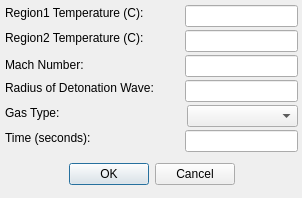
<?xml version="1.0" encoding="UTF-8"?>
<ui version="4.0">
 <class>ShockwaveParamsDlg</class>
 <widget class="QDialog" name="ShockwaveParamsDlg">
  <property name="geometry">
   <rect>
    <x>0</x>
    <y>0</y>
    <width>302</width>
    <height>198</height>
   </rect>
  </property>
  <property name="windowTitle">
   <string>Shock wave Parameters</string>
  </property>
  <widget class="QDialogButtonBox" name="btnsOkayCancel">
   <property name="geometry">
    <rect>
     <x>5</x>
     <y>160</y>
     <width>293</width>
     <height>28</height>
    </rect>
   </property>
   <property name="orientation">
    <enum>Qt::Horizontal</enum>
   </property>
   <property name="standardButtons">
    <set>QDialogButtonBox::Cancel|QDialogButtonBox::Ok</set>
   </property>
   <property name="centerButtons">
    <bool>true</bool>
   </property>
  </widget>
  <widget class="QLabel" name="label_10">
   <property name="geometry">
    <rect>
     <x>5</x>
     <y>80</y>
     <width>161</width>
     <height>16</height>
    </rect>
   </property>
   <property name="text">
    <string>Radius of Detonation Wave:</string>
   </property>
  </widget>
  <widget class="QLabel" name="label_12">
   <property name="geometry">
    <rect>
     <x>5</x>
     <y>55</y>
     <width>140</width>
     <height>20</height>
    </rect>
   </property>
   <property name="text">
    <string>Mach Number:</string>
   </property>
  </widget>
  <widget class="QLabel" name="label_15">
   <property name="geometry">
    <rect>
     <x>5</x>
     <y>105</y>
     <width>61</width>
     <height>16</height>
    </rect>
   </property>
   <property name="text">
    <string>Gas Type:</string>
   </property>
  </widget>
  <widget class="QLabel" name="label_18">
   <property name="geometry">
    <rect>
     <x>5</x>
     <y>5</y>
     <width>151</width>
     <height>16</height>
    </rect>
   </property>
   <property name="text">
    <string>Region1 Temperature (C):</string>
   </property>
  </widget>
  <widget class="QLabel" name="label_19">
   <property name="geometry">
    <rect>
     <x>5</x>
     <y>130</y>
     <width>151</width>
     <height>16</height>
    </rect>
   </property>
   <property name="text">
    <string>Time (seconds):</string>
   </property>
  </widget>
  <widget class="QLineEdit" name="edtRadiusOfDetonation">
   <property name="geometry">
    <rect>
     <x>185</x>
     <y>80</y>
     <width>113</width>
     <height>22</height>
    </rect>
   </property>
  </widget>
  <widget class="QLineEdit" name="edtMachNum">
   <property name="geometry">
    <rect>
     <x>185</x>
     <y>55</y>
     <width>113</width>
     <height>22</height>
    </rect>
   </property>
  </widget>
  <widget class="QLineEdit" name="edtTempR1">
   <property name="geometry">
    <rect>
     <x>185</x>
     <y>5</y>
     <width>113</width>
     <height>22</height>
    </rect>
   </property>
  </widget>
  <widget class="QLineEdit" name="edtTime">
   <property name="geometry">
    <rect>
     <x>185</x>
     <y>130</y>
     <width>113</width>
     <height>22</height>
    </rect>
   </property>
  </widget>
  <widget class="QLabel" name="label_24">
   <property name="geometry">
    <rect>
     <x>5</x>
     <y>30</y>
     <width>151</width>
     <height>16</height>
    </rect>
   </property>
   <property name="text">
    <string>Region2 Temperature (C):</string>
   </property>
  </widget>
  <widget class="QLineEdit" name="edtTempR2">
   <property name="geometry">
    <rect>
     <x>185</x>
     <y>30</y>
     <width>113</width>
     <height>22</height>
    </rect>
   </property>
  </widget>
  <widget class="QComboBox" name="cbGasType">
   <property name="geometry">
    <rect>
     <x>187</x>
     <y>105</y>
     <width>111</width>
     <height>22</height>
    </rect>
   </property>
  </widget>
 </widget>
 <resources/>
 <connections>
  <connection>
   <sender>btnsOkayCancel</sender>
   <signal>accepted()</signal>
   <receiver>ShockwaveParamsDlg</receiver>
   <slot>accept()</slot>
   <hints>
    <hint type="sourcelabel">
     <x>306</x>
     <y>613</y>
    </hint>
    <hint type="destinationlabel">
     <x>300</x>
     <y>319</y>
    </hint>
   </hints>
  </connection>
  <connection>
   <sender>btnsOkayCancel</sender>
   <signal>rejected()</signal>
   <receiver>ShockwaveParamsDlg</receiver>
   <slot>reject()</slot>
   <hints>
    <hint type="sourcelabel">
     <x>306</x>
     <y>613</y>
    </hint>
    <hint type="destinationlabel">
     <x>300</x>
     <y>319</y>
    </hint>
   </hints>
  </connection>
 </connections>
</ui>
